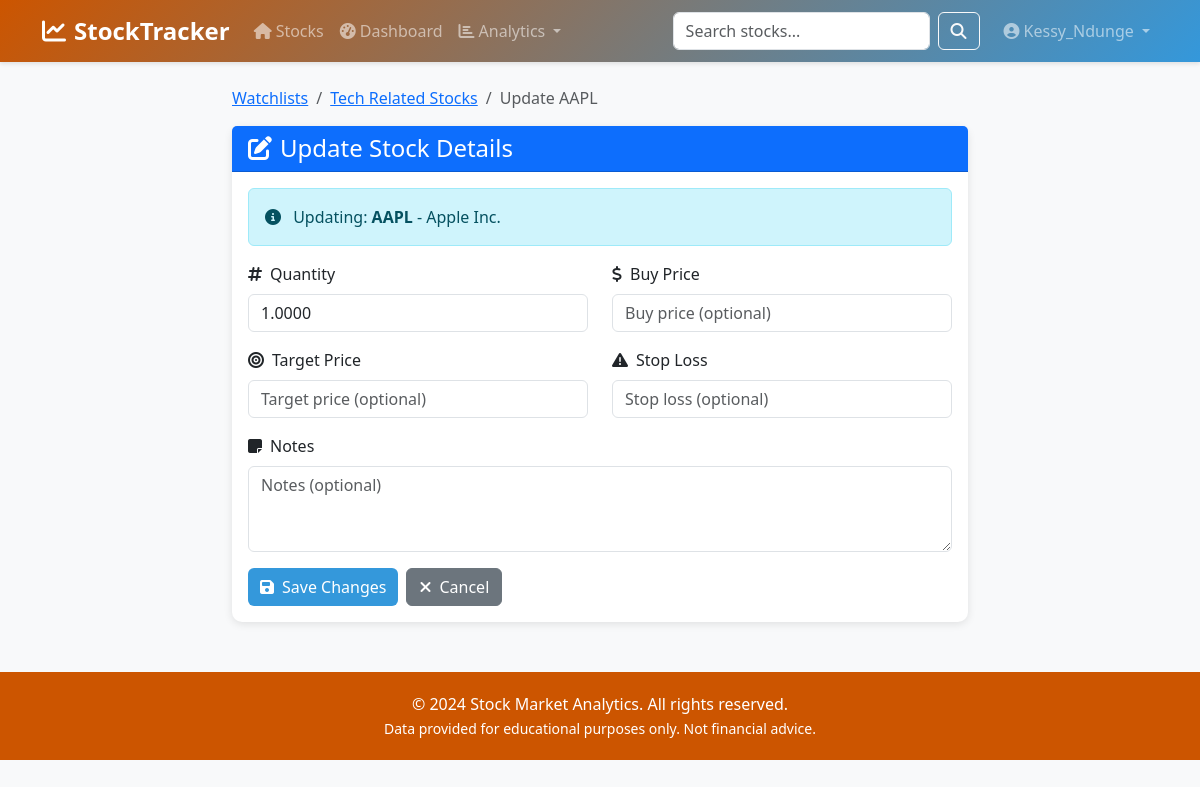
Page /watchlists/1/update-stock/1/ (signed in) on the committed database.
### users/models.py (models this page shows, shortened)
class User(AbstractBaseUser, PermissionsMixin):
    email = models.EmailField(unique=True, max_length=255)
    username = models.CharField(max_length=150, unique=True)
    first_name = models.CharField(max_length=150, blank=True)
    last_name = models.CharField(max_length=150, blank=True)
    is_active = models.BooleanField(default=True)
    is_staff = models.BooleanField(default=False)
    is_superuser = models.BooleanField(default=False)
    date_joined = models.DateTimeField(default=timezone.now)
    last_login = models.DateTimeField(blank=True, null=True)
    preferred_currency = models.CharField(max_length=10, default="USD")
    email_notifications = models.BooleanField(default=True)
    objects = UserManager()
    USERNAME_FIELD = "email"
    REQUIRED_FIELDS = ["username"]
    class Meta:
        db_table = "users"
        verbose_name = "User"
        verbose_name_plural = "Users"

### watchlists/models.py (models this page shows, shortened)
class Watchlist(models.Model):
    user = models.ForeignKey(settings.AUTH_USER_MODEL, on_delete=models.CASCADE, related_name='watchlists')
    name = models.CharField(max_length=100)
    description = models.TextField(blank=True)
    is_public = models.BooleanField(default=False)
    created_at = models.DateTimeField(auto_now_add=True)
    updated_at = models.DateTimeField(auto_now=True)
    class Meta:
        db_table = 'watchlists'
        ordering = ['-created_at']
        unique_together = ['user', 'name']
        indexes = [
            models.Index(fields=['user', '-created_at']),
        ]

class WatchlistItem(models.Model):
    watchlist = models.ForeignKey(Watchlist, on_delete=models.CASCADE, related_name='items')
    stock = models.ForeignKey(Stock, on_delete=models.CASCADE, related_name='watchlist_items')
    quantity = models.DecimalField(max_digits=15, decimal_places=4, default=1.0)
    notes = models.TextField(blank=True)
    buy_price = models.DecimalField(max_digits=12, decimal_places=2, null=True, blank=True)
    target_price = models.DecimalField(max_digits=12, decimal_places=2, null=True, blank=True)
    stop_loss = models.DecimalField(max_digits=12, decimal_places=2, null=True, blank=True)
    added_at = models.DateTimeField(auto_now_add=True)
    updated_at = models.DateTimeField(auto_now=True)
    class Meta:
        db_table = 'watchlist_items'
        ordering = ['-added_at']
        unique_together = ['watchlist', 'stock']
        indexes = [
            models.Index(fields=['watchlist', '-added_at']),
            models.Index(fields=['stock']),
        ]

### stocks/models.py (models this page shows, shortened)
class Stock(models.Model):
    ticker = models.CharField(max_length=10, unique=True, db_index=True)
    company_name = models.CharField(max_length=255)
    sector = models.CharField(max_length=100, blank=True)
    industry = models.CharField(max_length=100, blank=True)
    exchange = models.CharField(max_length=50, blank=True)
    currency = models.CharField(max_length=10, default='USD')
    current_price = models.DecimalField(max_digits=12, decimal_places=2, null=True, blank=True)
    previous_close = models.DecimalField(max_digits=12, decimal_places=2, null=True, blank=True)
    open_price = models.DecimalField(max_digits=12, decimal_places=2, null=True, blank=True)
    day_high = models.DecimalField(max_digits=12, decimal_places=2, null=True, blank=True)
    day_low = models.DecimalField(max_digits=12, decimal_places=2, null=True, blank=True)
    volume = models.BigIntegerField(null=True, blank=True)
    market_cap = models.BigIntegerField(null=True, blank=True)
    pe_ratio = models.DecimalField(max_digits=10, decimal_places=2, null=True, blank=True)
    dividend_yield = models.DecimalField(max_digits=5, decimal_places=2, null=True, blank=True)
    is_active = models.BooleanField(default=True)
    last_updated = models.DateTimeField(auto_now=True)
    created_at = models.DateTimeField(auto_now_add=True)
    class Meta:
        db_table = 'stocks'
        ordering = ['ticker']
        indexes = [
            models.Index(fields=['ticker']),
            models.Index(fields=['sector']),
            models.Index(fields=['last_updated']),
        ]

### watchlists/views.py (the view)
# urls.py: path('<int:pk>/update-stock/<int:item_id>/', views.update_watchlist_item_view, name='update_stock'),
@login_required
def update_watchlist_item_view(request, pk, item_id):
    watchlist = get_object_or_404(Watchlist, pk=pk, user=request.user)
    item = get_object_or_404(WatchlistItem, pk=item_id, watchlist=watchlist)
    if request.method == 'POST':
        form = WatchlistItemForm(request.POST, instance=item)
        if form.is_valid():
            form.save()
            messages.success(request, 'Stock details updated!')
            return redirect('watchlists:watchlist_detail', pk=watchlist.pk)
    else:
        form = WatchlistItemForm(instance=item)
    return render(request, 'watchlists/update_stock.html', {
        'form': form,
        'watchlist': watchlist,
        'item': item
    })

### templates/watchlists/update_stock.html (shortened to what this page needs)
{% extends 'base/base.html' %}
{% block content %}
<div class="row justify-content-center">
    <div class="col-md-8">
        <nav aria-label="breadcrumb">
            <ol class="breadcrumb">
                <li class="breadcrumb-item"><a href="{% url 'watchlists:watchlist_list' %}">Watchlists</a></li>
                <li class="breadcrumb-item"><a href="{% url 'watchlists:watchlist_detail' watchlist.pk %}">{{ watchlist.name }}</a></li>
                <li class="breadcrumb-item active">Update {{ item.stock.ticker }}</li>
            </ol>
        </nav>
        <div class="card">
            <div class="card-header bg-primary text-white">
                <h4 class="mb-0">
                    <i class="fas fa-edit me-2"></i>Update Stock Details
                </h4>
            </div>
            <div class="card-body">
                <div class="alert alert-info">
                    <i class="fas fa-info-circle me-2"></i>
                    Updating: <strong>{{ item.stock.ticker }}</strong> - {{ item.stock.company_name }}
                </div>
                <form method="post">
                    <div class="row">
                        <div class="col-md-6 mb-3">
                            <label for="{{ form.quantity.id_for_label }}" class="form-label">
                                <i class="fas fa-hashtag me-2"></i>Quantity
                            </label>
                            {{ form.quantity }}
                        </div>
                        <div class="col-md-6 mb-3">
                            <label for="{{ form.buy_price.id_for_label }}" class="form-label">
                                <i class="fas fa-dollar-sign me-2"></i>Buy Price
                            </label>
                            {{ form.buy_price }}
                        </div>
                    </div>
                    <div class="row">
                        <div class="col-md-6 mb-3">
                            <label for="{{ form.target_price.id_for_label }}" class="form-label">
                                <i class="fas fa-bullseye me-2"></i>Target Price
                            </label>
                            {{ form.target_price }}
                        </div>
                        <div class="col-md-6 mb-3">
                            <label for="{{ form.stop_loss.id_for_label }}" class="form-label">
                                <i class="fas fa-exclamation-triangle me-2"></i>Stop Loss
                            </label>
                            {{ form.stop_loss }}
                        </div>
                    </div>
                    <div class="mb-3">
                        <label for="{{ form.notes.id_for_label }}" class="form-label">
                            <i class="fas fa-sticky-note me-2"></i>Notes
                        </label>
                        {{ form.notes }}
                    </div>
                    <div class="d-flex gap-2">
                        <button type="submit" class="btn btn-primary">
                            <i class="fas fa-save me-2"></i>Save Changes
                        </button>
                        <a href="{% url 'watchlists:watchlist_detail' watchlist.pk %}" class="btn btn-secondary">
                            <i class="fas fa-times me-2"></i>Cancel
                        </a>
                    </div>
                </form>
            </div>
        </div>
    </div>
</div>
{% endblock %}

### templates/base/base.html (shortened to what this page needs)
<!DOCTYPE html>
<html lang="en">
<head>
    <link href="https://cdn.jsdelivr.net/npm/bootstrap@5.3.0/dist/css/bootstrap.min.css" rel="stylesheet">
    <link rel="stylesheet" href="https://cdnjs.cloudflare.com/ajax/libs/font-awesome/6.4.0/css/all.min.css">
</head>
<body>
    <nav class="navbar navbar-expand-lg navbar-dark">
        <div class="container">
            <a class="navbar-brand" href="{% url 'stocks:stock_list' %}">
                <i class="fas fa-chart-line me-2"></i>StockTracker
            </a>
            <div class="collapse navbar-collapse" id="navbarNav">
                <ul class="navbar-nav me-auto">
                    <li class="nav-item">
                        <a class="nav-link" href="{% url 'stocks:stock_list' %}">
                            <i class="fas fa-home me-1"></i>Stocks
                        </a>
                    </li>
                    {% if user.is_authenticated %}
                    <li class="nav-item">
                        <a class="nav-link" href="{% url 'stocks:dashboard' %}">
                            <i class="fas fa-tachometer-alt me-1"></i>Dashboard
                        </a>
                    </li>
                    <li class="nav-item dropdown">
                        <a class="nav-link dropdown-toggle" href="#" id="analyticsDropdown" role="button" data-bs-toggle="dropdown">
                            <i class="fas fa-chart-bar me-1"></i>Analytics
                        </a>
                    </li>
                    {% endif %}
                </ul>
                <form class="d-flex me-3" method="get" action="{% url 'stocks:stock_list' %}">
                    <input class="form-control me-2" type="search" name="search" placeholder="Search stocks..." value="{{ search_query }}">
                    <button class="btn btn-outline-light" type="submit">
                        <i class="fas fa-search"></i>
                    </button>
                </form>
                <ul class="navbar-nav">
                    {% if user.is_authenticated %}
                    <li class="nav-item dropdown">
                        <a class="nav-link dropdown-toggle" href="#" id="userDropdown" role="button" data-bs-toggle="dropdown">
                            <i class="fas fa-user-circle me-1"></i>{{ user.username }}
                        </a>
                    </li>
                    {% endif %}
                </ul>
            </div>
        </div>
    </nav>
    <main class="container my-4">
        {% block content %}{% endblock %}
    </main>
    <footer class="text-center">
        <div class="container">
            <p class="mb-0">&copy; 2024 Stock Market Analytics. All rights reserved.</p>
            <p class="mb-0">
                <small>Data provided for educational purposes only. Not financial advice.</small>
            </p>
        </div>
    </footer>
</body>
</html>

### templates/base/base.html (style rules this page uses)
:root { --primary-color: #cc5500; --secondary-color: #3498db; --success-color: #27ae60; --danger-color: #e74c3c; --warning-color: #f39c12; }
body { font-family: 'Segoe UI', Tahoma, Geneva, Verdana, sans-serif; background-color: #f8f9fa; }
.navbar { background: linear-gradient(135deg, var(--primary-color) 0%, var(--secondary-color) 100%); box-shadow: 0 2px 4px rgba(0,0,0,0.1); }
.navbar-brand { font-weight: bold; font-size: 1.5rem; }
.card { border: none; border-radius: 10px; box-shadow: 0 2px 8px rgba(0,0,0,0.1); transition: transform 0.2s; }
.btn-primary { background-color: var(--secondary-color); border: none; }
footer { background-color: var(--primary-color); color: white; padding: 20px 0; margin-top: 50px; }

### rows in the picture
User: username "Kessy_Ndunge"
Watchlist: name "Tech Related Stocks"
WatchlistItem: stock.ticker "AAPL", stock.company_name "Apple Inc.", quantity "1.0000"
